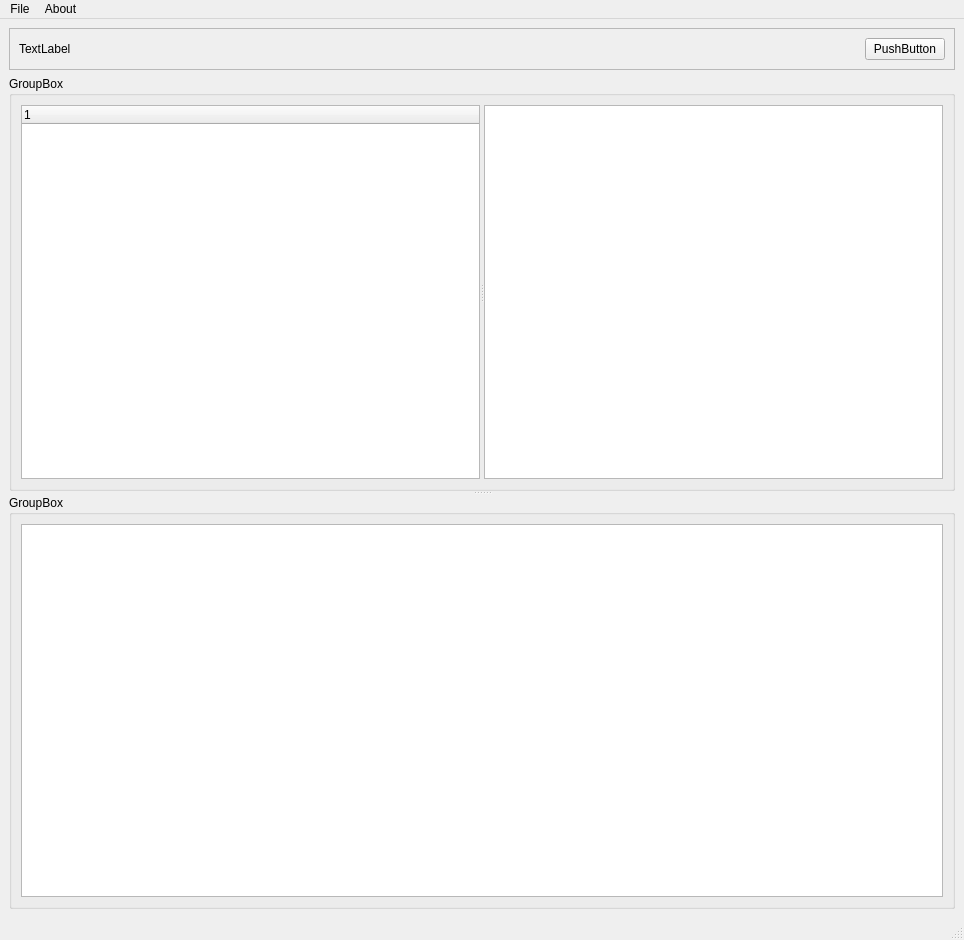
<?xml version="1.0" encoding="UTF-8"?>
<ui version="4.0">
 <class>MainWindow</class>
 <widget class="QMainWindow" name="MainWindow">
  <property name="geometry">
   <rect>
    <x>0</x>
    <y>0</y>
    <width>964</width>
    <height>940</height>
   </rect>
  </property>
  <property name="windowTitle">
   <string>MainWindow</string>
  </property>
  <widget class="QWidget" name="centralwidget">
   <layout class="QVBoxLayout" name="verticalLayout">
    <item>
     <widget class="QFrame" name="frame">
      <property name="frameShape">
       <enum>QFrame::StyledPanel</enum>
      </property>
      <property name="frameShadow">
       <enum>QFrame::Raised</enum>
      </property>
      <layout class="QHBoxLayout" name="horizontalLayout">
       <item>
        <widget class="QLabel" name="label">
         <property name="text">
          <string>TextLabel</string>
         </property>
        </widget>
       </item>
       <item>
        <spacer name="horizontalSpacer">
         <property name="orientation">
          <enum>Qt::Horizontal</enum>
         </property>
         <property name="sizeHint" stdset="0">
          <size>
           <width>40</width>
           <height>20</height>
          </size>
         </property>
        </spacer>
       </item>
       <item>
        <widget class="QPushButton" name="pushButton">
         <property name="text">
          <string>PushButton</string>
         </property>
        </widget>
       </item>
      </layout>
     </widget>
    </item>
    <item>
     <widget class="QSplitter" name="splitter_2">
      <property name="orientation">
       <enum>Qt::Vertical</enum>
      </property>
      <widget class="QGroupBox" name="groupBox">
       <property name="title">
        <string>GroupBox</string>
       </property>
       <layout class="QVBoxLayout" name="verticalLayout_2">
        <item>
         <widget class="QSplitter" name="splitter">
          <property name="orientation">
           <enum>Qt::Horizontal</enum>
          </property>
          <widget class="QTreeWidget" name="treeWidget">
           <column>
            <property name="text">
             <string notr="true">1</string>
            </property>
           </column>
          </widget>
          <widget class="QTableWidget" name="tableWidget"/>
         </widget>
        </item>
       </layout>
      </widget>
      <widget class="QGroupBox" name="groupBox_2">
       <property name="title">
        <string>GroupBox</string>
       </property>
       <layout class="QVBoxLayout" name="verticalLayout_3">
        <item>
         <widget class="QTextEdit" name="textEdit"/>
        </item>
       </layout>
      </widget>
     </widget>
    </item>
   </layout>
  </widget>
  <widget class="QMenuBar" name="menubar">
   <property name="geometry">
    <rect>
     <x>0</x>
     <y>0</y>
     <width>964</width>
     <height>21</height>
    </rect>
   </property>
   <widget class="QMenu" name="menuFile">
    <property name="title">
     <string>File</string>
    </property>
    <addaction name="actionNew"/>
    <addaction name="separator"/>
    <addaction name="actionOpen"/>
    <addaction name="actionSave"/>
   </widget>
   <widget class="QMenu" name="menuAbout">
    <property name="title">
     <string>About</string>
    </property>
    <addaction name="actionAbout"/>
   </widget>
   <addaction name="menuFile"/>
   <addaction name="menuAbout"/>
  </widget>
  <widget class="QStatusBar" name="statusbar"/>
  <action name="actionNew">
   <property name="text">
    <string>New</string>
   </property>
  </action>
  <action name="actionOpen">
   <property name="text">
    <string>Open</string>
   </property>
  </action>
  <action name="actionSave">
   <property name="text">
    <string>Save</string>
   </property>
  </action>
  <action name="actionAbout">
   <property name="text">
    <string>About</string>
   </property>
  </action>
 </widget>
 <resources/>
 <connections/>
</ui>
